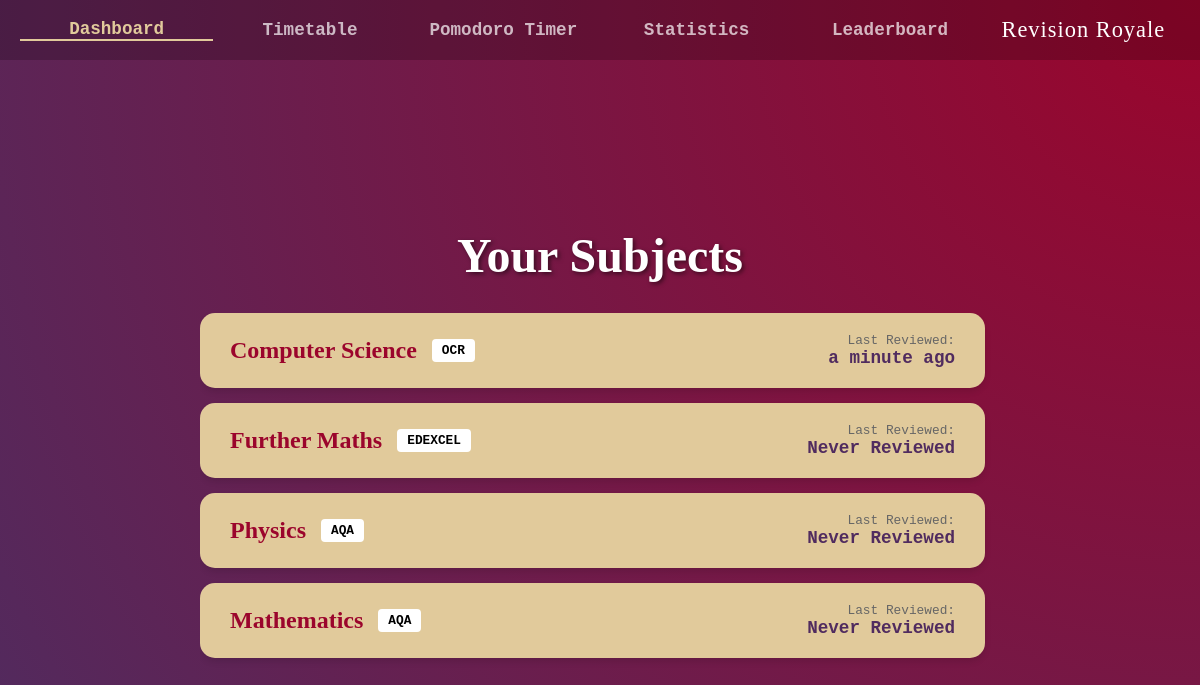
Page /dashboard (signed in) on the committed database.
### tables this page shows
CREATE TABLE Subjects
(SubjectID INTEGER PRIMARY KEY AUTOINCREMENT,
SubjectName TEXT,
ExamBoard TEXT,
TimeSpent INTEGER,
LastReviewed INTEGER,
Priority REAL,
Username TEXT,
FOREIGN KEY(Username) REFERENCES Users(Username));

### app.py (the view)
@app.route("/dashboard", methods=["GET"])
def DashboardPage():
    AuthHandling(session)
    if CurrentUser is None:
        return redirect("/login")
    if CurrentUser.GetAttribute("SetupComplete").Value == 0:
        return redirect("/setup-subjects")
    SubjectRecords: list[Record] = ProgramDatabase.GetAllRecords("Subjects", AttributeValue("Username", "TEXT", session["user"]))
    if SubjectRecords is None or SubjectRecords == []:
        return redirect('/setup-subjects')
    Subjects = []
    for Subject in SubjectRecords:
        LastReviewed = Subject.GetAttribute("LastReviewed").Value
        if LastReviewed == 0:
            LastReviewed = "Never Reviewed"
        else:
            LastReviewed = arrow.get(LastReviewed).humanize()
        Subjects.append({"SubjectID" : Subject.GetPrimaryKey().Value,
                         "SubjectName": Subject.GetAttribute("SubjectName").Value,
                         "ExamBoard": Subject.GetAttribute("ExamBoard").Value,
                         "LastReviewed": LastReviewed})
    return render_template("authenticated/dashboard.html", ActivePage="dashboard", Subjects=Subjects)

### app.py (called while the page is built)
def AuthHandling(Session):
    global CurrentUser
    if "user" not in Session:
        return redirect("/login")
    if CurrentUser is None or CurrentUser.IsEmpty():
        CurrentUser = AuthenticationModule.GetUserRecord(session["user"])
    if CurrentUser is None or CurrentUser.IsEmpty():
        return redirect("/login")
    else:
        AuthenticationModule.UpdateStreak(CurrentUser)
        AuthenticationModule.UpdateLastActive(CurrentUser)

### modules.py (called while the page is built)
def GetAttributeValueFromList(Attributes: list[AttributeValue], Name: str) -> AttributeValue:
    for Attribute in Attributes:
        if Attribute.Name == Name:
            return Attribute
    return None

    def IsEmpty(self) -> bool:
        return (self.TableName == "" or self.PrimaryKey == None)

    def GetTableName(self) -> str:
        return self.TableName

    def GetPrimaryKey(self) -> AttributeValue:
        return self.PrimaryKey

    def GetAttributes(self) -> list[AttributeValue]:
        return self.Attributes

    def ChangeAttribute(self, Name: str, Value: any) -> None:
        CurrentAttributes: list[AttributeValue] = self.Attributes
        if Name == self.PrimaryKey.Name:
            return
        for Attribute in CurrentAttributes:
            if Attribute.Name == Name:
                Attribute.Value = Value
        self.Attributes = CurrentAttributes

    def GetAttribute(self, Name: str) -> AttributeValue:
        return GetAttributeValueFromList(self.Attributes, Name)

    def UpdateStreak(self, UserRecord: Record):
        CurrentTime: int = int(time.time())
        CurrentDayNumber = CurrentTime // 86400 # Dividing the seconds by 86400 (the number of seconds in a day)
        LastDayNumber = UserRecord.GetAttribute("LastActive").Value // 86400 # Dividing the seconds by 86400 (the number of seconds in a day)
        if CurrentDayNumber == LastDayNumber: ## Not a new day login
            pass
        elif CurrentDayNumber == (LastDayNumber + 1): ## If the streak is consecutive by a day
            UserRecord.ChangeAttribute("Streak", UserRecord.GetAttribute("Streak").Value + 1) ## Increments the user's streak
        else: # Streak broken
            UserRecord.ChangeAttribute("Streak", 1) ## Reset the user's streak
        self.ProgramDatabase.SaveRecord(UserRecord)

    def UpdateLastActive(self, UserRecord: Record):
        UserRecord.ChangeAttribute("LastActive", int(time.time()))
        self.ProgramDatabase.SaveRecord(UserRecord)

### templates/authenticated/dashboard.html
{% extends "authenticated/authenticated_base.html" %}
{% block app_content %}
<div class="dashboard-container">
    <h1 class="page-title">Your Subjects</h1>
    <div class="subject-list-container">
        {% if Subjects %}
            {% for Subject in Subjects %}
            <a href="/deck_selection?SubjectID={{Subject.SubjectID}}" class="subject-card">
                <div class="subject-info">
                    <h2 class="subject-name">{{ Subject.SubjectName }}</h2>
                    <span class="exam-board-tag">{{ Subject.ExamBoard }}</span>
                </div>
                <div class="last-reviewed">
                    <span class="label">Last Reviewed:</span>
                    <span class="time">{{ Subject.LastReviewed }}</span>
                </div>
            </a>
            {% endfor %}
        {% endif %}
    </div>
</div>
{% endblock %}

### static/style.css (style rules this page uses)
* { margin: 0; padding: 0; box-sizing: border-box; }
body { height: 100vh; display: flex; justify-content: center; align-items: center; color: white; font-family: 'Courier New', Courier, monospace; background: radial-gradient(circle at top right, #9b052cff, #502b5fff); text-align: center; }
h1 { font-family: 'Royale', 'Courier New', serif; font-size: 5rem; margin-bottom: 5px; }
.dashboard-container { width: 800px; display: flex; flex-direction: column; align-items: center; padding-top: 20px; }
.page-title { font-family: 'Consolas', serif; font-size: 3rem; margin-bottom: 30px; text-shadow: 2px 2px 4px rgba(0,0,0,0.5); }
.subject-info { display: flex; align-items: center; gap: 15px; }
.subject-list-container { width: 100%; max-height: 60vh; overflow-y: auto; padding-right: 15px; scrollbar-width: thin; scrollbar-color: #e1ca9bff #9b052cff; }
.subject-card { background-color: #e1ca9bff; color: #333; padding: 20px 30px; border-radius: 15px; margin-bottom: 15px; display: flex; justify-content: space-between; align-items: center; box-shadow: 0 4px 6px rgba(0,0,0,0.1); transition: transform 0.2s; text-decoration: none; }
.subject-name { font-family: 'Consolas', serif; font-size: 1.5rem; color: #9b052cff; margin-bottom: 0; margin-right: 0; }
.exam-board-tag { background-color: white; color: black; padding: 4px 10px; border-radius: 4px; font-size: 0.8rem; font-weight: bold; text-transform: uppercase; height: fit-content; }
.last-reviewed { text-align: right; display: flex; flex-direction: column; }
.last-reviewed .label { font-size: 0.8rem; color: #666; }
.last-reviewed .time { font-size: 1.1rem; font-weight: bold; color: #502b5f; }

### rows in the picture
Subjects: SubjectName "Computer Science", ExamBoard "OCR", LastReviewed "a minute ago"
Subjects: SubjectName "Further Maths", ExamBoard "EDEXCEL", LastReviewed "Never Reviewed"
Subjects: SubjectName "Physics", ExamBoard "AQA", LastReviewed "Never Reviewed"
Subjects: SubjectName "Mathematics", ExamBoard "AQA", LastReviewed "Never Reviewed"
